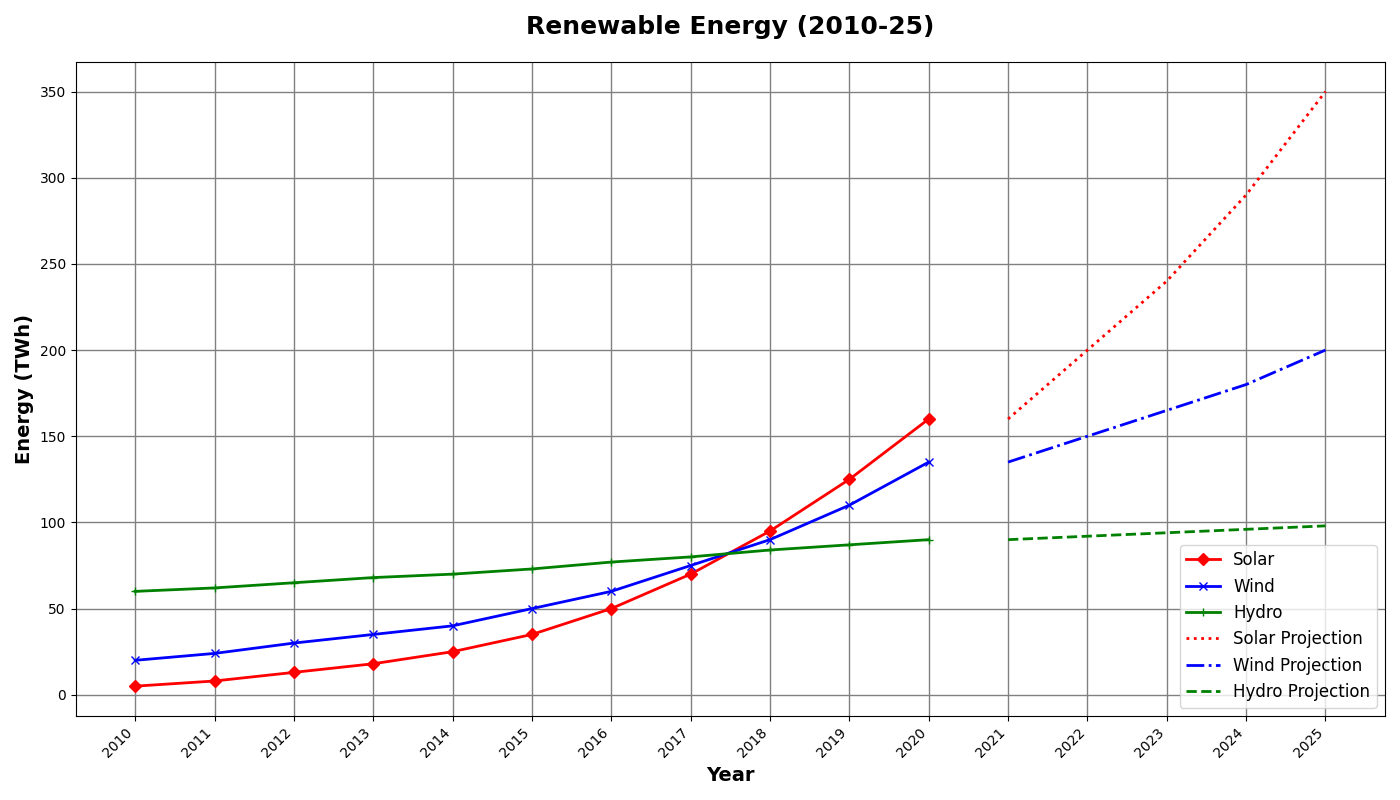

This figure's Python source:
import matplotlib.pyplot as plt
import numpy as np

years = np.arange(2010, 2021)

solar_energy = np.array([5, 8, 13, 18, 25, 35, 50, 70, 95, 125, 160])
wind_energy = np.array([20, 24, 30, 35, 40, 50, 60, 75, 90, 110, 135])
hydro_energy = np.array([60, 62, 65, 68, 70, 73, 77, 80, 84, 87, 90])

solar_projection = np.array([160, 200, 240, 290, 350])
wind_projection = np.array([135, 150, 165, 180, 200])
hydro_projection = np.array([90, 92, 94, 96, 98])
projection_years = np.arange(2021, 2026)

fig, ax = plt.subplots(figsize=(14, 8))

ax.plot(years, solar_energy, label='Solar', color='red', linewidth=2, marker='D')
ax.plot(years, wind_energy, label='Wind', color='blue', linewidth=2, marker='x')
ax.plot(years, hydro_energy, label='Hydro', color='green', linewidth=2, marker='+')

ax.plot(projection_years, solar_projection, label='Solar Projection', color='red', linestyle=':', linewidth=2)
ax.plot(projection_years, wind_projection, label='Wind Projection', color='blue', linestyle='-.', linewidth=2)
ax.plot(projection_years, hydro_projection, label='Hydro Projection', color='green', linestyle='--', linewidth=2)

ax.set_title('Renewable Energy (2010-25)', fontsize=18, fontweight='bold', pad=20)
ax.set_xlabel('Year', fontsize=14, fontweight='bold')
ax.set_ylabel('Energy (TWh)', fontsize=14, fontweight='bold')

ax.grid(True, linewidth=1, color='gray', linestyle='-')

ax.legend(loc='lower right', fontsize=12)

ax.set_xticks(np.concatenate((years, projection_years)))
ax.set_xticklabels([str(year) for year in np.concatenate((years, projection_years))], rotation=45, ha='right')

plt.tight_layout()
plt.show()
